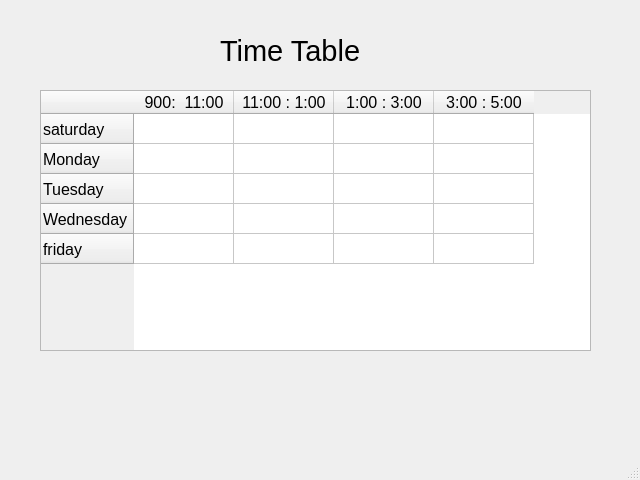
<?xml version="1.0" encoding="UTF-8"?>
<ui version="4.0">
 <class>MainWindow</class>
 <widget class="QMainWindow" name="MainWindow">
  <property name="geometry">
   <rect>
    <x>0</x>
    <y>0</y>
    <width>640</width>
    <height>480</height>
   </rect>
  </property>
  <property name="windowTitle">
   <string>MainWindow</string>
  </property>
  <widget class="QWidget" name="centralwidget">
   <widget class="QTableWidget" name="tableWidget">
    <property name="enabled">
     <bool>true</bool>
    </property>
    <property name="geometry">
     <rect>
      <x>40</x>
      <y>90</y>
      <width>551</width>
      <height>261</height>
     </rect>
    </property>
    <property name="font">
     <font>
      <pointsize>12</pointsize>
     </font>
    </property>
    <property name="lineWidth">
     <number>2</number>
    </property>
    <property name="dragEnabled">
     <bool>true</bool>
    </property>
    <property name="alternatingRowColors">
     <bool>false</bool>
    </property>
    <property name="selectionBehavior">
     <enum>QAbstractItemView::SelectRows</enum>
    </property>
    <property name="rowCount">
     <number>5</number>
    </property>
    <row>
     <property name="text">
      <string>saturday</string>
     </property>
    </row>
    <row>
     <property name="text">
      <string>Monday</string>
     </property>
    </row>
    <row>
     <property name="text">
      <string>Tuesday</string>
     </property>
    </row>
    <row>
     <property name="text">
      <string>Wednesday</string>
     </property>
    </row>
    <row>
     <property name="text">
      <string>friday</string>
     </property>
    </row>
    <column>
     <property name="text">
      <string>900:  11:00</string>
     </property>
    </column>
    <column>
     <property name="text">
      <string>11:00 : 1:00</string>
     </property>
    </column>
    <column>
     <property name="text">
      <string>1:00 : 3:00</string>
     </property>
    </column>
    <column>
     <property name="text">
      <string>3:00 : 5:00</string>
     </property>
    </column>
   </widget>
   <widget class="QLabel" name="label">
    <property name="geometry">
     <rect>
      <x>220</x>
      <y>20</y>
      <width>281</width>
      <height>61</height>
     </rect>
    </property>
    <property name="font">
     <font>
      <pointsize>22</pointsize>
     </font>
    </property>
    <property name="text">
     <string>Time Table</string>
    </property>
   </widget>
  </widget>
  <widget class="QMenuBar" name="menubar">
   <property name="geometry">
    <rect>
     <x>0</x>
     <y>0</y>
     <width>640</width>
     <height>21</height>
    </rect>
   </property>
  </widget>
  <widget class="QStatusBar" name="statusbar"/>
 </widget>
 <resources/>
 <connections/>
</ui>
